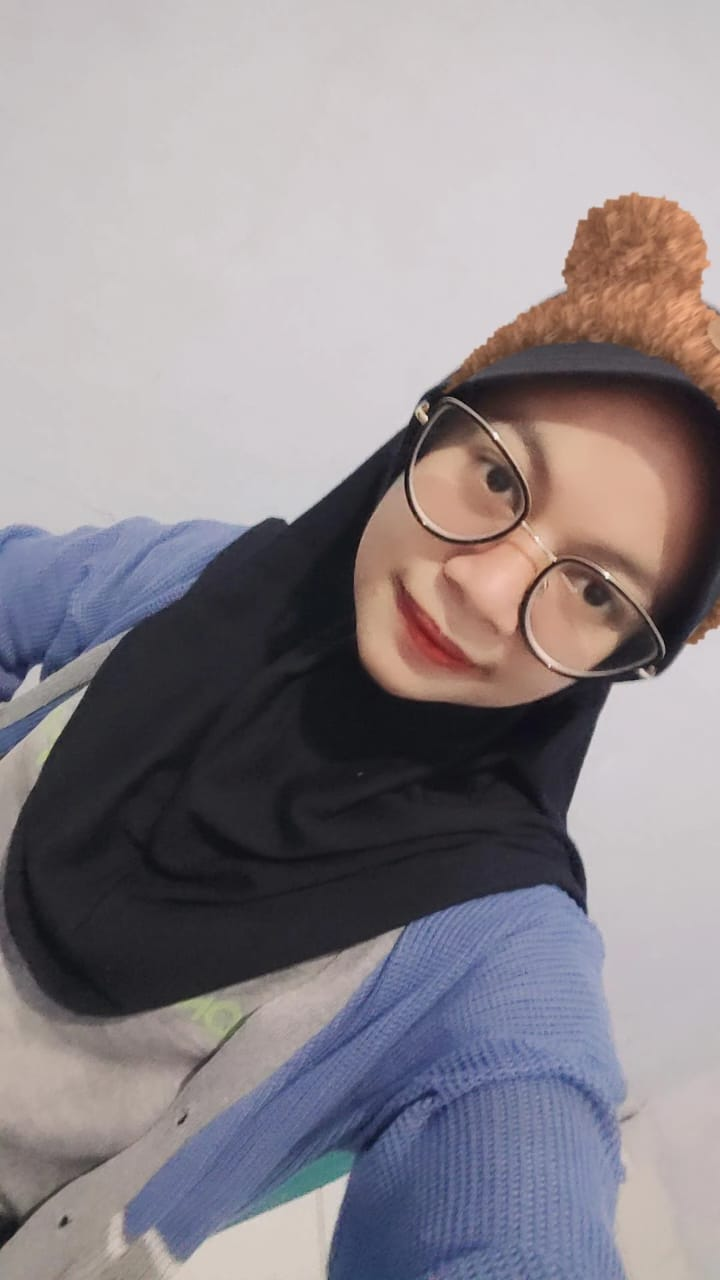
#> input picture dyah chandra priyankha/chan.jpeg, 720 x 1280 px
$ jupyter execute dyahchandrah.ipynb
#> lines starting #> are read from the running program, lines starting #| are printed output that depends on the picture; after the words box and inside, x2 and y2 are one past the last pixel; in counts of white or black regions, pixels touching at a corner belong together
[cell 1]
import cv2 as cv
import numpy as np

# Membaca gambar
image = cv.imread("chan.jpeg")
#> image is the input picture: shape (1280, 720, 3); mean B, G, R 140.3, 135.6, 142.3


# Convert the image to HSV color space
hsv = cv.cvtColor(image, cv.COLOR_BGR2HSV)
#> hsv: shape (1280, 720, 3); mean H, S, V 96.3, 39, 150.9

# Define the color range for the wall (light gray/white)
# Adjust these values if needed to better match the wall color
lower_wall = np.array([0, 0, 180])   # Lower bound for wall color in HSV
upper_wall = np.array([180, 20, 255]) # Upper bound for wall color in HSV

# Create a mask for the wall color
mask = cv.inRange(hsv, lower_wall, upper_wall)
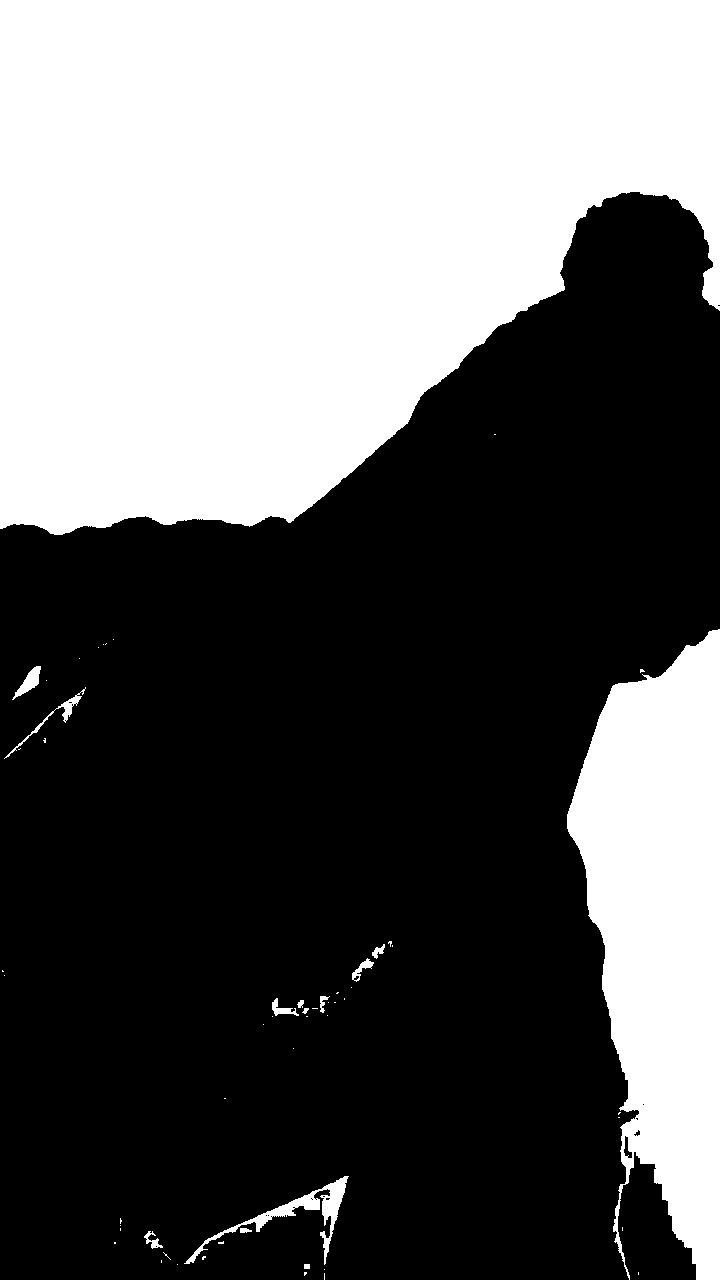
#> mask: shape (1280, 720); 39.5% white; 56 white regions (42 under 20 px), largest, box (x1, y1, x2, y2) and area: (0, 0, 720, 535) 294963, (567, 629, 720, 1280) 65399, (184, 1176, 349, 1265) 2008

# Create a blue background with the same size as the original image
blue_background = np.full_like(image, (255, 0, 0))  # Blue in BGR format

# Apply the mask to replace the wall color with blue
result = cv.bitwise_and(blue_background, blue_background, mask=mask)
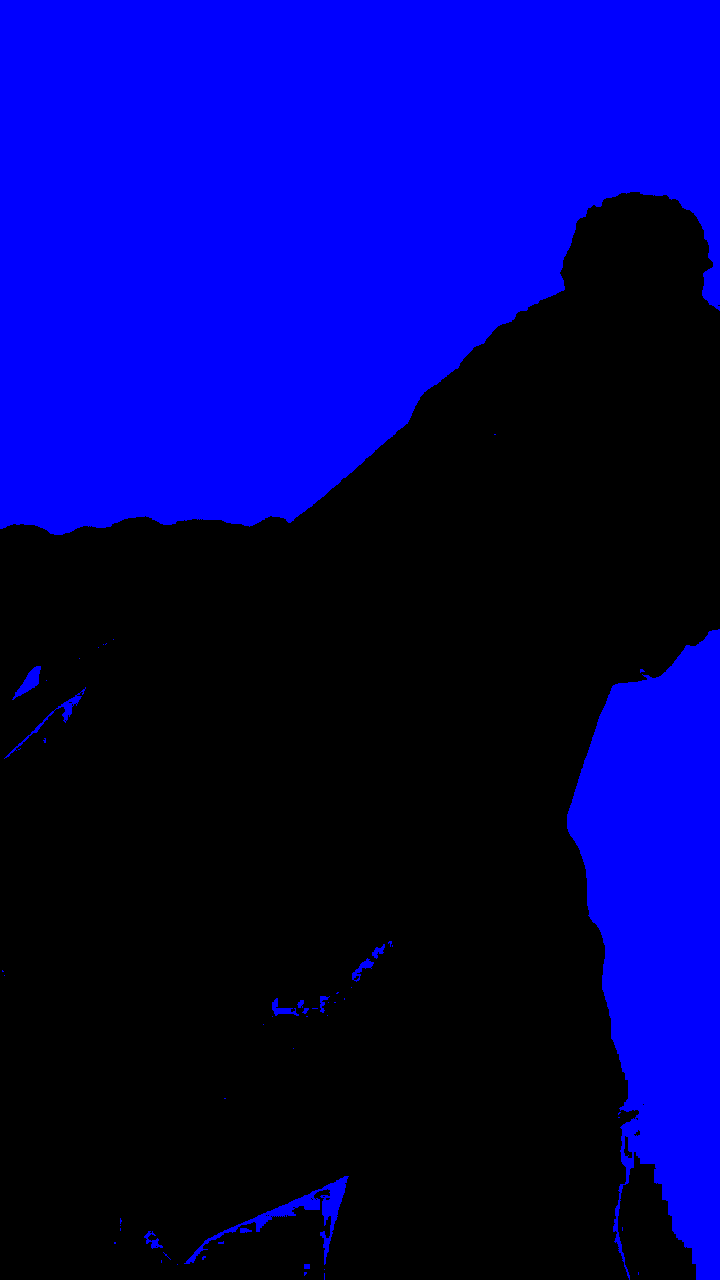
#> result: shape (1280, 720, 3); mean of channels 0, 1, 2 100.7, 0, 0; drawn as B, G, R
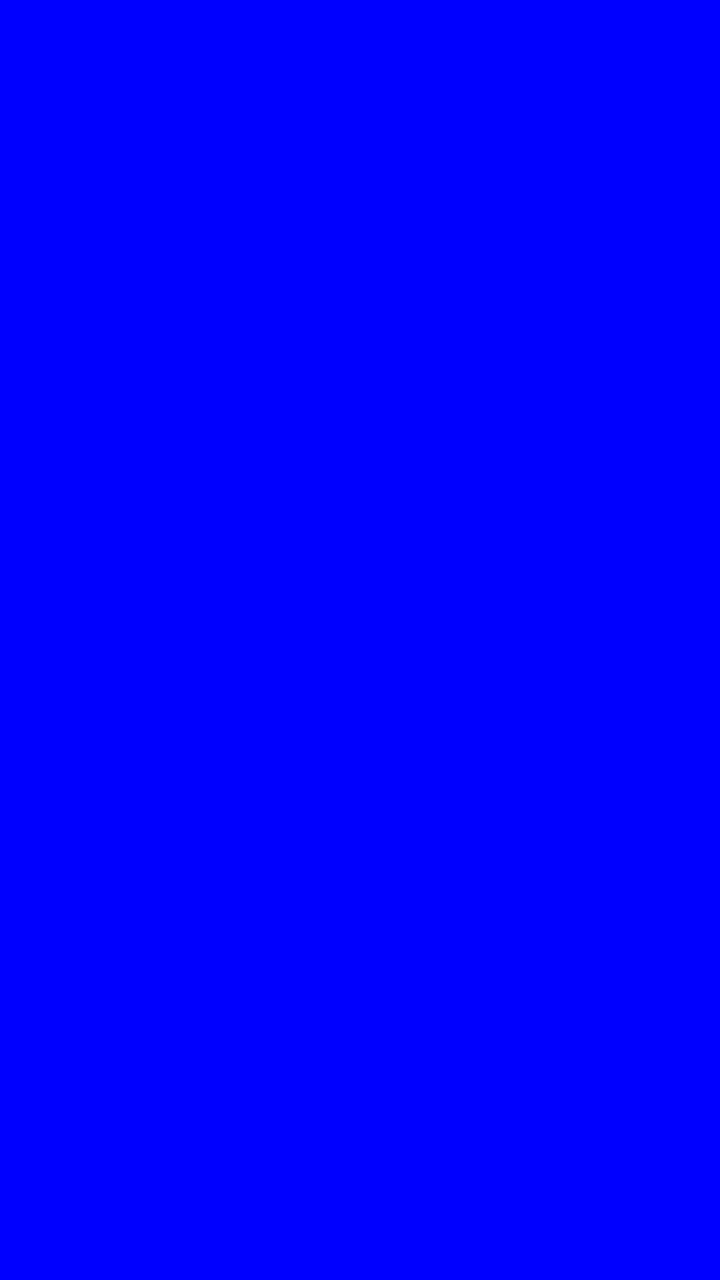
#> blue_background: shape (1280, 720, 3); mean of channels 0, 1, 2 255, 0, 0; drawn as B, G, R
result = cv.bitwise_or(result, cv.bitwise_and(image, image, mask=cv.bitwise_not(mask)))
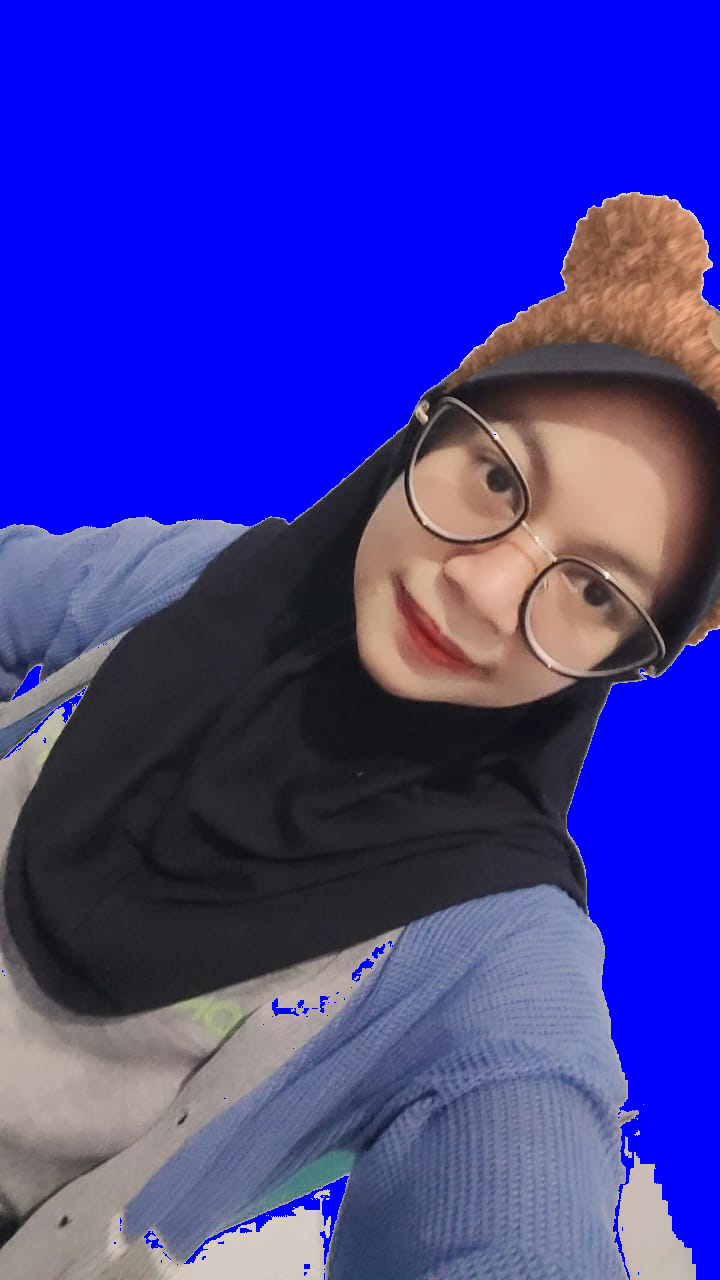
#> result: shape (1280, 720, 3); mean of channels 0, 1, 2 160.8, 56, 60.8; drawn as B, G, R


# Menyimpan atau menampilkan hasil
cv.imwrite("/mnt/data/gambar_dengan_background_biru.jpeg", result)
cv.imshow("Gambar dengan Background Biru", result)
cv.waitKey(0)
cv.destroyAllWindows()
